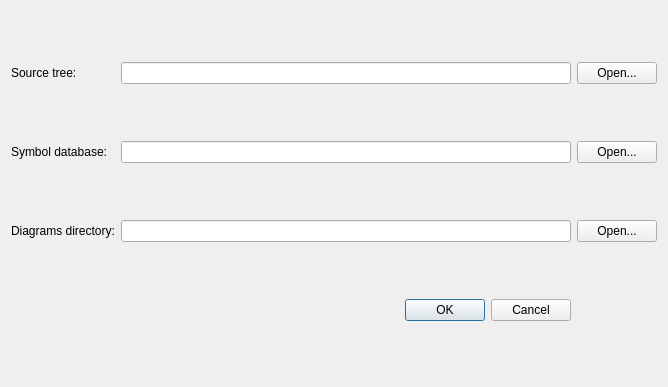
<?xml version="1.0" encoding="UTF-8"?>
<ui version="4.0">
 <class>PreferencesDialog</class>
 <widget class="QDialog" name="PreferencesDialog">
  <property name="geometry">
   <rect>
    <x>0</x>
    <y>0</y>
    <width>668</width>
    <height>387</height>
   </rect>
  </property>
  <property name="windowTitle">
   <string>Dialog</string>
  </property>
  <layout class="QGridLayout" name="gridLayout">
   <item row="0" column="1">
    <widget class="QLineEdit" name="sourceTreeEdit"/>
   </item>
   <item row="0" column="5">
    <widget class="QPushButton" name="sourceTreeButton">
     <property name="sizePolicy">
      <sizepolicy hsizetype="Minimum" vsizetype="Fixed">
       <horstretch>0</horstretch>
       <verstretch>0</verstretch>
      </sizepolicy>
     </property>
     <property name="text">
      <string>Open...</string>
     </property>
    </widget>
   </item>
   <item row="0" column="0">
    <widget class="QLabel" name="sourceTreeLabel">
     <property name="text">
      <string>Source tree:</string>
     </property>
     <property name="buddy">
      <cstring>sourceTreeEdit</cstring>
     </property>
    </widget>
   </item>
   <item row="1" column="5">
    <widget class="QPushButton" name="dbButton">
     <property name="text">
      <string>Open...</string>
     </property>
    </widget>
   </item>
   <item row="2" column="1">
    <widget class="QLineEdit" name="diagramEdit"/>
   </item>
   <item row="2" column="0">
    <widget class="QLabel" name="diagramLabel">
     <property name="text">
      <string>Diagrams directory:</string>
     </property>
     <property name="buddy">
      <cstring>diagramEdit</cstring>
     </property>
    </widget>
   </item>
   <item row="1" column="1">
    <widget class="QLineEdit" name="dbEdit"/>
   </item>
   <item row="1" column="0">
    <widget class="QLabel" name="dbLabel">
     <property name="text">
      <string>Symbol database:</string>
     </property>
     <property name="buddy">
      <cstring>dbEdit</cstring>
     </property>
    </widget>
   </item>
   <item row="2" column="5">
    <widget class="QPushButton" name="diagramButton">
     <property name="text">
      <string>Open...</string>
     </property>
    </widget>
   </item>
   <item row="3" column="1">
    <widget class="QDialogButtonBox" name="buttonBox">
     <property name="orientation">
      <enum>Qt::Horizontal</enum>
     </property>
     <property name="standardButtons">
      <set>QDialogButtonBox::Cancel|QDialogButtonBox::Ok</set>
     </property>
    </widget>
   </item>
  </layout>
 </widget>
 <tabstops>
  <tabstop>sourceTreeEdit</tabstop>
  <tabstop>sourceTreeButton</tabstop>
  <tabstop>dbEdit</tabstop>
  <tabstop>dbButton</tabstop>
  <tabstop>diagramEdit</tabstop>
  <tabstop>diagramButton</tabstop>
  <tabstop>buttonBox</tabstop>
 </tabstops>
 <resources/>
 <connections>
  <connection>
   <sender>buttonBox</sender>
   <signal>accepted()</signal>
   <receiver>PreferencesDialog</receiver>
   <slot>accept()</slot>
   <hints>
    <hint type="sourcelabel">
     <x>337</x>
     <y>316</y>
    </hint>
    <hint type="destinationlabel">
     <x>157</x>
     <y>274</y>
    </hint>
   </hints>
  </connection>
  <connection>
   <sender>buttonBox</sender>
   <signal>rejected()</signal>
   <receiver>PreferencesDialog</receiver>
   <slot>reject()</slot>
   <hints>
    <hint type="sourcelabel">
     <x>405</x>
     <y>322</y>
    </hint>
    <hint type="destinationlabel">
     <x>286</x>
     <y>274</y>
    </hint>
   </hints>
  </connection>
  <connection>
   <sender>sourceTreeButton</sender>
   <signal>clicked()</signal>
   <receiver>PreferencesDialog</receiver>
   <slot>selectSourceTree()</slot>
   <hints>
    <hint type="sourcelabel">
     <x>654</x>
     <y>76</y>
    </hint>
    <hint type="destinationlabel">
     <x>655</x>
     <y>106</y>
    </hint>
   </hints>
  </connection>
  <connection>
   <sender>dbButton</sender>
   <signal>clicked()</signal>
   <receiver>PreferencesDialog</receiver>
   <slot>selectDatabase()</slot>
   <hints>
    <hint type="sourcelabel">
     <x>619</x>
     <y>151</y>
    </hint>
    <hint type="destinationlabel">
     <x>640</x>
     <y>195</y>
    </hint>
   </hints>
  </connection>
  <connection>
   <sender>diagramButton</sender>
   <signal>clicked()</signal>
   <receiver>PreferencesDialog</receiver>
   <slot>selectDiagramsDir()</slot>
   <hints>
    <hint type="sourcelabel">
     <x>633</x>
     <y>228</y>
    </hint>
    <hint type="destinationlabel">
     <x>638</x>
     <y>309</y>
    </hint>
   </hints>
  </connection>
 </connections>
 <slots>
  <slot>selectSourceTree()</slot>
  <slot>selectDatabase()</slot>
  <slot>selectDiagramsDir()</slot>
 </slots>
</ui>
